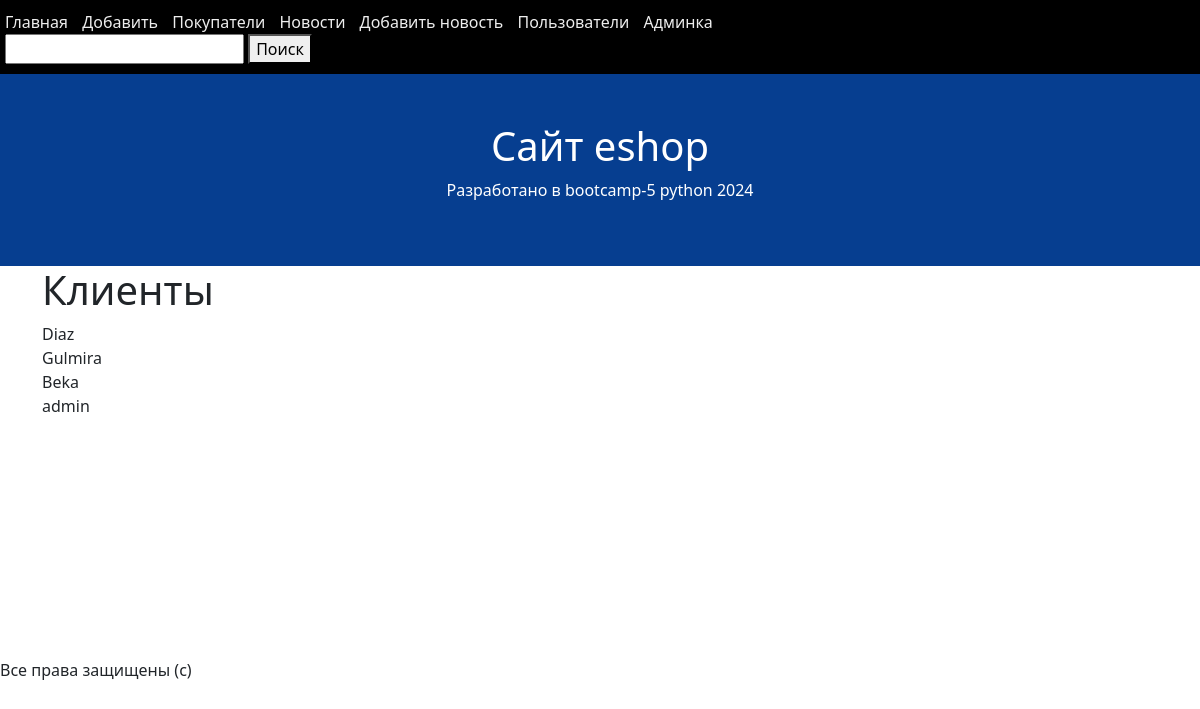
Page /costumers/ on the committed database.
### costumerapp/models.py (models this page shows, shortened)
class Costumer(models.Model):
    name = models.CharField(max_length=100)
    age = models.IntegerField()
    gender = models.CharField(max_length=50)
    user = models.OneToOneField(  # costumer_1 = Costumer() # costumer.user # user = User() # user.costumer
        to=User,
        on_delete=models.SET_NULL,
        null=True, blank=True
    )

### costumerapp/views.py (the view)
# urls.py: path('costumers/', costumer_view),
def costumer_view(request):
    costumer_list = Costumer.objects.all()
    context = {"costumer_list": costumer_list}
    return render(request, 'costumers.html', context)

### costumerapp/templates/costumers.html
{% extends 'base.html' %}
{% block content %}
<h1>Клиенты</h1>
{% for costumer in costumer_list %}
    <div>{{ costumer.name }}</div>
{% endfor %}
{% endblock %}

### rows in the picture
Costumer: name "Diaz"
Costumer: name "Gulmira"
Costumer: name "Beka"
Costumer: name "admin"
